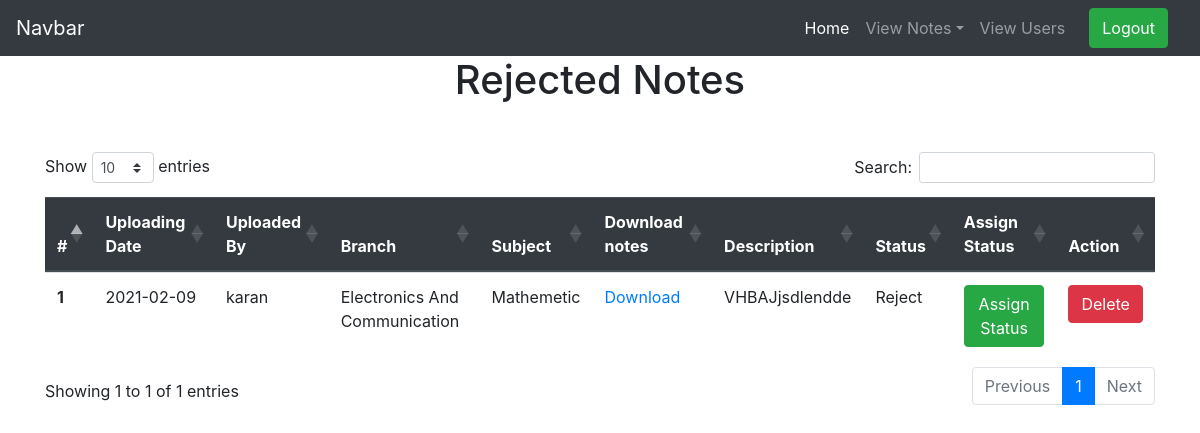
Before: /rejected_notes (signed in) with the older database file.
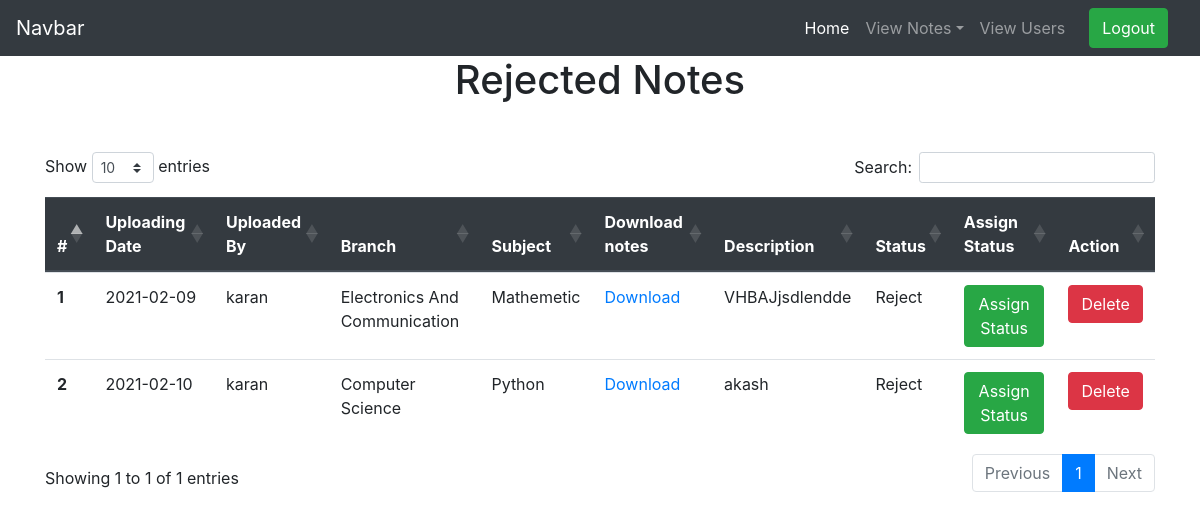
After: the same page with the newer database file.
### notes/models.py (models this page shows)
class Notes(models.Model):
    user = models.ForeignKey(User,on_delete=models.CASCADE)
    uploadingdate =models.CharField(max_length=30,null=True)
    branch =models.CharField(max_length=30)
    subject =models.CharField(max_length=30)
    notesfile =models.FileField(null=True)
    filetype =models.CharField(max_length=30)
    description =models.CharField(max_length=200,null=True)
    status =models.CharField(max_length=30)

### notes/views.py (the view)
# urls.py: path('rejected_notes',rejected_notes, name='rejected_notes'),
def rejected_notes(request):
    if not request.user.is_authenticated:
           return redirect('index')
    notes = Notes.objects.filter(status= "Reject")
    d={'notes':notes}
    return render(request,'notes/rejected_notes.html',d)

### notes/templates/notes/rejected_notes.html (shortened to what this page needs)
{% extends 'notes/admin_nav.html' %}
{% load static %}
{% block body %}
<link rel="stylesheet" href="https://cdnjs.cloudflare.com/ajax/libs/twitter-bootstrap/4.5.2/css/bootstrap.css">
<link rel="stylesheet" href="https://cdn.datatables.net/1.10.23/css/dataTables.bootstrap4.min.css">
<h1 class="text-center">Rejected Notes</h1>
<div class="container mt-5">
    <table class="table" id="example">
        <thead class="thead-dark">
          <tr>
            <th scope="col">#</th>
            <th scope="col">Uploading Date</th>
            <th scope="col">Uploaded By</th>
            <th scope="col">Branch</th>
            <th scope="col">Subject</th>
            <th scope="col">Download notes</th>
            <th scope="col">Description</th>
            <th scope="col">Status</th>
            <th scope="col">Assign Status</th>
            <th scope="col">Action</th>
          </tr>
        </thead>
        {% for i in notes %}
        <tbody>
          <tr>
            <th scope="row">{{forloop.counter }}</th>
            <td>{{i.uploadingdate}}</td>
            <td>{{i.user.username}}</td>
            <td>{{i.branch}}</td>
            <td>{{i.subject}}</td>
            <td><a href="{{i.notesfile.url}}" download>Download</a></td>
            <td>{{i.description}}</td>
            <td>{{i.status}}</td>
            <td><a href="{% url 'assign_status' i.id %}" class="btn btn-success" >Assign Status</a></td>
            <td><a href="{% url 'delete_notes' i.id %}" class="btn btn-danger" onclick="return confirm('Are You Sure')">Delete</a></td>
          </tr>
        </tbody>
        {% endfor %}
      </table>
</div>
{% endblock %}

Changed rows visible on the page:
now on this page (row edited): Notes: uploadingdate "2021-02-10", user.username "karan", branch "Computer Science", subject "Python", description "akash", status "Reject"
